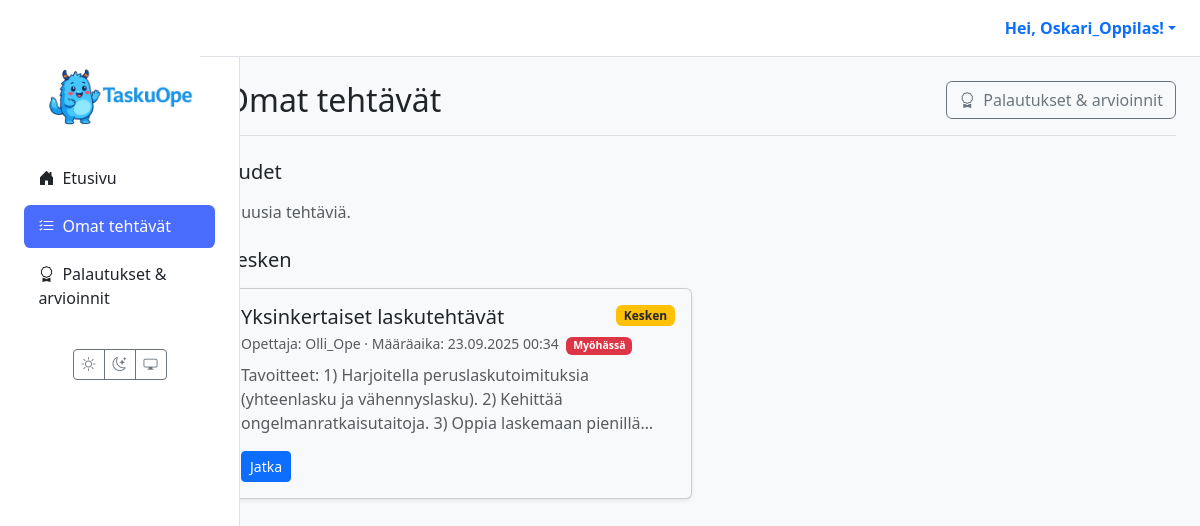
/oppilas/tehtavat/ (signed in), run on an earlier commit of the app's database.
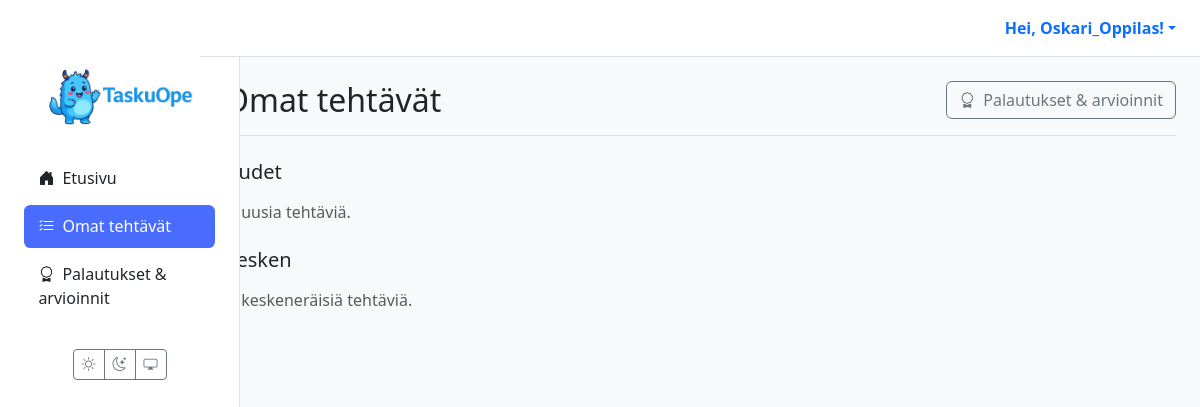
And on a later commit of the database.
### materials/models.py (models this page shows, shortened)
class Assignment(models.Model):
    class Status(models.TextChoices):
        ASSIGNED = "ASSIGNED", _("Annettu")
        IN_PROGRESS = "IN_PROGRESS", _("Kesken")
        SUBMITTED = "SUBMITTED", _("Palautettu")
        GRADED = "GRADED", _("Arvioitu")
    id = models.UUIDField(primary_key=True, default=uuid.uuid4, editable=False)
    material = models.ForeignKey(Material, on_delete=models.CASCADE, verbose_name=_("Materiaali"))
    student = models.ForeignKey(
        settings.AUTH_USER_MODEL,
        related_name='assignments',
        on_delete=models.CASCADE,
        limit_choices_to={'role': 'STUDENT'},
        verbose_name=_("Oppilas"),
    )
    assigned_by = models.ForeignKey(
        settings.AUTH_USER_MODEL,
        related_name='assigned_tasks',
        on_delete=models.CASCADE,
        limit_choices_to={'role': 'TEACHER'},
        verbose_name=_("Antanut opettaja"),
    )
    due_at = models.DateTimeField(null=True, blank=True, verbose_name=_("Määräaika"))
    status = models.CharField(max_length=20, choices=Status.choices, default=Status.ASSIGNED, verbose_name=_("Tila"))
    draft_response = models.TextField(blank=True, null=True, verbose_name=_("Luonnosvastaus"))
    created_at = models.DateTimeField(auto_now_add=True, verbose_name=_("Luotu"))
    class Meta:
        constraints = [
            models.UniqueConstraint(fields=['material', 'student'], name='unique_assignment_per_student'),
        ]
        indexes = [
            models.Index(fields=['status']),
            models.Index(fields=['due_at']),
            models.Index(fields=['student']),
            models.Index(fields=['assigned_by']),
        ]
        verbose_name = _("Tehtävänanto")
        verbose_name_plural = _("Tehtävänannot")

class Material(models.Model):
    class MaterialType(models.TextChoices):
        TASK = 'tehtävä', _('Tehtävä')
        LEARNING_MATERIAL = 'oppimateriaali', _('Oppimateriaali')
        TEST = 'testi', _('Testi')
        EXAM = 'koe', _('Koe')
        VIDEO = 'video', _('Video')
        GAME = 'peli', _('Peli')
    class Status(models.TextChoices):
        DRAFT = 'DRAFT', _('Luonnos')
        PENDING_APPROVAL = 'PENDING', _('Odottaa hyväksyntää')
        APPROVED = 'APPROVED', _('Hyväksytty')
        REJECTED = 'REJECTED', _('Hylätty')
    GRADE_CHOICES = [(str(i), f"{i}. luokka") for i in range(1, 10)]
    id = models.UUIDField(primary_key=True, default=uuid.uuid4, editable=False)
    title = models.CharField(max_length=255, verbose_name=_("Otsikko"))
    content = models.TextField(
        verbose_name=_("Sisältö"),
        help_text=_("Raakasisältö, esim. AI:n tuottama teksti.")
    )
    structured_content = models.JSONField(
        null=True,
        blank=True,
        verbose_name=_("Jäsennelty sisältö"),
        help_text=_("Esim. monivalinnat tai tehtävän rakenne JSON-muodossa.")
    )
    material_type = models.CharField(
        max_length=50,
        choices=MaterialType.choices,
        default=MaterialType.TASK,
        verbose_name=_("Materiaalin tyyppi"),
    )
    subject = models.CharField(max_length=100, null=True, blank=True, verbose_name=_("Aine"))
    grade_level = models.CharField(
        max_length=20,
        choices=GRADE_CHOICES,
        null=True,
        blank=True,
        verbose_name=_("Luokka-aste"),
    )
    audience = models.JSONField(
        null=True,
        blank=True,
        verbose_name=_("Kohderyhmä"),
        help_text=_("Esim. {'learning_styles': ['visuaalinen'], 'languages': ['fi']}")
    )
    author = models.ForeignKey(
        settings.AUTH_USER_MODEL,
        related_name='authored_materials',
        on_delete=models.CASCADE,
        limit_choices_to={'role': 'TEACHER'},
        verbose_name=_("Tekijä (opettaja)"),
    )
    prompt = models.ForeignKey(
        Prompt,
        on_delete=models.SET_NULL,
        null=True,
        blank=True,
        verbose_name=_("Kehoite"),
    )
    status = models.CharField(
        max_length=50,
        choices=Status.choices,
        default=Status.DRAFT,
        verbose_name=_("Tila"),
    )
    version = models.IntegerField(default=1, verbose_name=_("Versio"))
    parent = models.ForeignKey(
        'self',
        on_delete=models.SET_NULL,
        null=True,
        blank=True,
        related_name='versions',
        verbose_name=_("Edellinen versio"),
    )
    created_at = models.DateTimeField(auto_now_add=True, verbose_name=_("Luotu"))
    updated_at = models.DateTimeField(auto_now=True, verbose_name=_("Päivitetty"))
    class Meta:
        verbose_name = _("Materiaali")
        verbose_name_plural = _("Materiaalit")

### users/models.py (models this page shows)
class CustomUser(AbstractUser):
    class Role(models.TextChoices):
        TEACHER = 'TEACHER', 'Teacher'
        STUDENT = 'STUDENT', 'Student'
    role = models.CharField(max_length=50, choices=Role.choices)

### materials/views.py (the view)
# urls.py: path("oppilas/tehtavat/", views.student_assignments_view, name="student_assignments"),
@login_required(login_url='kirjaudu')
def student_assignments_view(request):
    user = request.user
    if user.role != 'STUDENT':
        return redirect('dashboard')
    qs = (Assignment.objects
          .select_related('material', 'assigned_by')
          .filter(student=user))
    status = request.GET.get('status') or ""
    order = request.GET.get('order') or "due_at"
    if status:
        qs = qs.filter(status=status)
    if order:
        qs = qs.order_by(order)
    ctx = {
        "assigned": qs.filter(status="ASSIGNED"),
        "in_progress": qs.filter(status="IN_PROGRESS"),
        "submitted": qs.filter(status__in=["SUBMITTED", "GRADED"]),
        "status": status,
        "order": order,
        "now": timezone.now(),
    }
    return render(request, 'student/assignments.html', ctx)

### templates/student/assignments.html (shortened to what this page needs)
{% extends 'partials/base.html' %}
{% block content %}
<div class="container-fluid">
  <div class="d-flex justify-content-between align-items-center mb-4 border-bottom pb-3">
    <h1 class="h2 mb-0">Omat tehtävät</h1>
    <a href="{% url 'student_grades' %}" class="btn btn-outline-secondary">
      <i class="bi bi-award me-1"></i> Palautukset & arvioinnit
    </a>
  </div>
  <section class="student-section stack-flow mb-4">
    <h2 class="h5 mb-2">Uudet</h2>
    <div class="student-cards">
      {% for a in assigned %}
        <article class="card shadow-sm student-card">
          <div class="card-body d-flex flex-column">
            <div class="d-flex justify-content-between align-items-start">
              <h5 class="card-title mb-1">{{ a.material.title }}</h5>
              <span class="badge bg-info text-dark">Annettu</span>
            </div>
            <p class="small text-muted mb-2">
              Opettaja: {{ a.assigned_by.get_full_name|default:a.assigned_by.username }} ·
              Määräaika: {{ a.due_at|date:"d.m.Y H:i"|default:"—" }}
              {% if a.due_at and a.due_at < now and a.status != 'SUBMITTED' and a.status != 'GRADED' %}
                <span class="badge bg-danger ms-1">Myöhässä</span>
              {% endif %}
            </p>
            {% if a.material.content %}
              <div class="text-muted text-truncate-3 mb-3">{{ a.material.content }}</div>
            {% endif %}
            <div class="mt-auto d-flex gap-2">
              <a href="{% url 'assignment_detail' assignment_id=a.id %}" class="btn btn-sm btn-primary">Avaa</a>
              <a href="{% url 'assignment_detail' assignment_id=a.id %}#start" class="btn btn-sm btn-outline-secondary">Aloita</a>
            </div>
          </div>
        </article>
      {% empty %}
        <div class="text-muted">Ei uusia tehtäviä.</div>
      {% endfor %}
    </div>
  </section>
  <section class="student-section stack-flow mb-4">
    <h2 class="h5 mb-2">Kesken</h2>
    <div class="student-cards">
      {% for a in in_progress %}
        <article class="card shadow-sm student-card">
          <div class="card-body d-flex flex-column">
            <div class="d-flex justify-content-between align-items-start">
              <h5 class="card-title mb-1">{{ a.material.title }}</h5>
              <span class="badge bg-warning text-dark">Kesken</span>
            </div>
            <p class="small text-muted mb-2">
              Opettaja: {{ a.assigned_by.get_full_name|default:a.assigned_by.username }} ·
              Määräaika: {{ a.due_at|date:"d.m.Y H:i"|default:"—" }}
              {% if a.due_at and a.due_at < now %}
                <span class="badge bg-danger ms-1">Myöhässä</span>
              {% endif %}
            </p>
            {% if a.material.content %}
              <div class="text-muted text-truncate-3 mb-3">{{ a.material.content }}</div>
            {% endif %}
            <div class="mt-auto d-flex gap-2">
              <a href="{% url 'assignment_detail' assignment_id=a.id %}" class="btn btn-sm btn-primary">Jatka</a>
            </div>
          </div>
        </article>
      {% empty %}
        <div class="text-muted">Ei keskeneräisiä tehtäviä.</div>
      {% endfor %}
    </div>
  </section>
</div>
{% endblock %}

What changed in the data, as far as the page shows it:
no longer on this page (row edited): Assignment: material "Yksinkertaiset laskutehtävät", assigned_by.get_full_name "Olli_Ope", due_at "23.09.2025 00:34", shows "Myöhässä", material.content "Tavoitteet: 1) Harjoitella peruslaskutoimituksia (yhteenlasku ja vähennyslasku). 2) Kehittää ongelmanratkaisutaitoja. 3) Oppia laskemaan…"
Also different on the page:
text now shown: "Ei keskeneräisiä tehtäviä."
